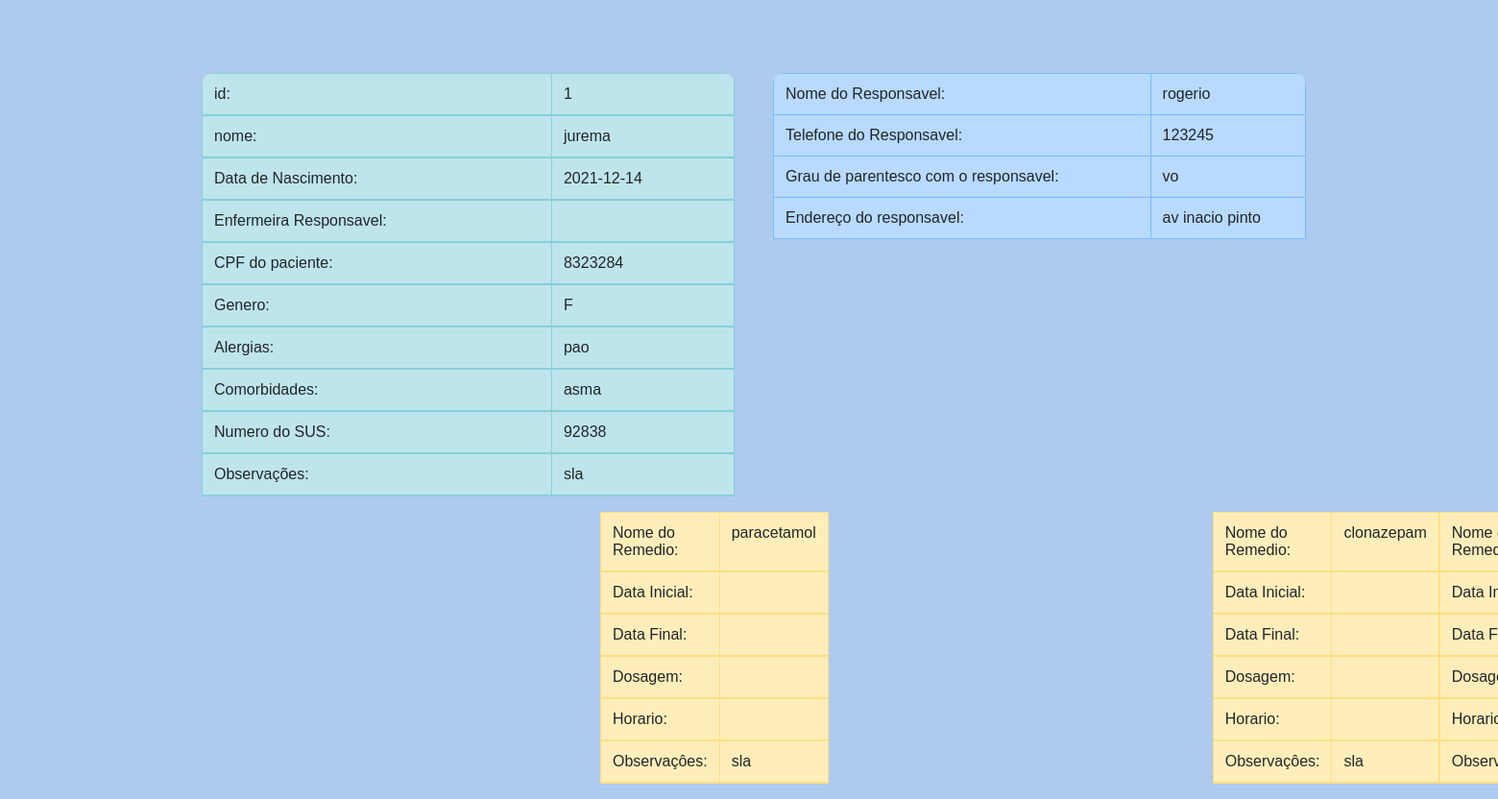
Page /sla/php/dadoidosos.php?ididoso=1 on the committed database.
### tables this page shows
CREATE TABLE IF NOT EXISTS `idosos` (
  `ididoso` int(11) NOT NULL AUTO_INCREMENT,
  `nome_idoso` varchar(50) NOT NULL,
  `nascimento` date DEFAULT NULL,
  `genero` varchar(1) NOT NULL DEFAULT '',
  `alergia` varchar(50) NOT NULL,
  `comorbidade` varchar(50) NOT NULL,
  `obs` varchar(50) DEFAULT NULL,
  `numero_sus` int(11) NOT NULL DEFAULT 0,
  `cpf` int(11) NOT NULL DEFAULT 0,
  `plano_saude` varchar(3) NOT NULL DEFAULT '',
  `nome_resp` varchar(50) NOT NULL,
  `telefone_resp` int(11) NOT NULL DEFAULT 0,
  `cpf_resp` varchar(50) NOT NULL DEFAULT '0',
  `parentesco` varchar(50) NOT NULL,
  `endereco_resp` varchar(50) NOT NULL,
  PRIMARY KEY (`ididoso`)
);

CREATE TABLE IF NOT EXISTS `utiliza` (
  `idutiliza` int(11) NOT NULL AUTO_INCREMENT,
  `ididoso` int(11) NOT NULL DEFAULT 0,
  `idremedio` int(11) NOT NULL,
  `posologia` int(2) NOT NULL DEFAULT 0,
  `periodo` varchar(50) NOT NULL DEFAULT '0',
  `obs` varchar(50) DEFAULT NULL,
  PRIMARY KEY (`idutiliza`),
  KEY `FK_utiliza_idosos` (`ididoso`),
  KEY `idremedio` (`idremedio`),
  CONSTRAINT `FK_utiliza_idosos` FOREIGN KEY (`ididoso`) REFERENCES `idosos` (`ididoso`) ON DELETE NO ACTION ON UPDATE NO ACTION,
  CONSTRAINT `FK_utiliza_medicamentos` FOREIGN KEY (`idremedio`) REFERENCES `medicamentos` (`idremedio`) ON DELETE NO ACTION ON UPDATE NO ACTION
);

CREATE TABLE IF NOT EXISTS `medicamentos` (
  `idremedio` int(11) NOT NULL AUTO_INCREMENT,
  `nome_remed` varchar(50) NOT NULL DEFAULT '',
  `dosagem` varchar(50) NOT NULL,
  `descricao` varchar(50) NOT NULL DEFAULT '',
  `categoria` varchar(50) NOT NULL DEFAULT '',
  `obs` varchar(50) NOT NULL,
  PRIMARY KEY (`idremedio`)
);

### sla/php/dadoidosos.php (the view, shortened to what this page needs)
<html>
<head>
	<link rel="stylesheet" href="https://maxcdn.bootstrapcdn.com/bootstrap/4.5.2/css/bootstrap.min.css">
	<link rel="stylesheet" href="css/dadoidoso.css">
</head>
<body>
	<?php
	include('conexao.php');
	$ididoso = $_GET['ididoso'];
	$sql = "select * from idosos where ididoso=$ididoso";
	$rs = mysqli_query($con, $sql);
	while ($linha = mysqli_fetch_array($rs)) {
	?>
		<div class="tabela-conteiner">
			<div class="um">
				<table class="table table-info table-bordered">
					<thead>
						<td> <?php echo 'id: '; ?></td>
						<td> <?php echo  $linha['ididoso']; ?></tr>
						<td> <?php echo 'nome: '; ?></td>
						<td> <?php echo $linha['nome_idoso']; ?></tr>
						<td> <?php echo 'Data de Nascimento: '; ?></td>
						<td> <?php echo $linha['nascimento']; ?></tr>
						<td> <?php echo 'Enfermeira Responsavel: '; ?></td>
						<td> <?php echo $linha['enfermeira']; ?></tr>
						<td> <?php echo 'CPF do paciente: '; ?></td>
						<td> <?php echo $linha['cpf']; ?></tr>
						<td> <?php echo 'Genero: '; ?></td>
						<td> <?php echo $linha['genero']; ?></tr>
						<td> <?php echo 'Alergias: '; ?></td>
						<td> <?php echo $linha['alergia']; ?></tr>
						<td> <?php echo 'Comorbidades: '; ?></td>
						<td> <?php echo $linha['comorbidade']; ?></tr>
						<td> <?php echo 'Numero do SUS: '; ?></td>
						<td> <?php echo $linha['numero_sus']; ?></tr>
						<td> <?php echo 'Observações: '; ?></td>
						<td> <?php echo $linha['obs']; ?></tr>
				</table>
			</div>
			<div class="dois">
				<table class="table table-primary table-bordered">
					<td> <?php echo 'Nome do Responsavel: '; ?></td>
					<td> <?php echo $linha['nome_resp']; ?></tr>
					<td> <?php echo 'Telefone do Responsavel: '; ?></td>
					<td> <?php echo $linha['telefone_resp']; ?></tr>
					<td> <?php echo 'Grau de parentesco com o responsavel: '; ?></td>
					<td> <?php echo $linha['parentesco']; ?></tr>
					<td> <?php echo 'Endereço do responsavel: '; ?></td>
					<td> <?php echo $linha['endereco_resp']; ?></tr>
				</table>
			</div>
		</div>
	<?php }
	?>
	<?php
	$sql = "select * from utiliza, medicamentos where utiliza.idremedio = medicamentos.idremedio and ididoso=$ididoso";
	$rs = mysqli_query($con, $sql);
	while ($linha = mysqli_fetch_array($rs)) { ?>
		<div class="tabela-conteiner" id="3">
			<div class="remedio">
				<table class="table table-warning table-bordered">
					<thead>
						<td> <?php echo 'Nome do Remedio: '; ?></td>
						<td> <?php echo $linha['nome_remed'];; ?></tr>
						<td> <?php echo 'Data Inicial: '; ?></td>
						<td> <?php echo $linha['data_inicio']; ?></tr>
						<td> <?php echo 'Data Final: '; ?></td>
						<td> <?php echo $linha['data_fim']; ?></tr>
						<td> <?php echo 'Dosagem: '; ?></td>
						<td> <?php echo $linha['dosagem']; ?></tr>
						<td> <?php echo 'Horario: '; ?></td>
						<td> <?php echo $linha['horario']; ?></tr>
						<td> <?php echo 'Observaçôes: '; ?></td>
						<td> <?php echo $linha['obs']; ?></tr> <?php } ?>
				</table>
			</div>
		</div>
</body>
</html>

### css/dadoidoso.css (style rules this page uses)
* { margin: 0; padding: 0; box-sizing: border-box; font-family: Helvetica; }
body { background-color: #AECAEF; background-size: cover; margin-top: 7vh; margin-left: 50; }
.tabela-conteiner { margin-left: 150px; display: flex; }
.um { width: 600px; margin-left: 10px; margin-top: 20px; overflow: hidden; border-radius: 12px; }
.dois { width: 600px; margin-left: 40px; margin-top: 20px; overflow: hidden; border-radius: 12px; }
.remedio { display: flex; opacity: 1; margin-right: 25px; margin-left: 25px; border-radius: 10px; }
.tabela-conteiner { margin-right: 200px; }

### rows in the picture
idosos: ididoso "1", nome_idoso "jurema", nascimento "2021-12-14", cpf "8323284", genero "F", alergia "pao", comorbidade "asma", numero_sus "92838", obs "sla", nome_resp "rogerio", telefone_resp "123245", parentesco "vo", endereco_resp "av inacio pinto"
utiliza: idremedio.nome_remed "paracetamol", idremedio.obs "sla"
utiliza: idremedio.nome_remed "clonazepam", idremedio.obs "sla"
